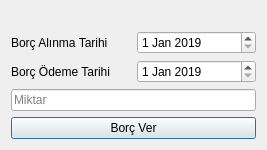
<?xml version="1.0" encoding="UTF-8"?>
<ui version="4.0">
 <class>BorcVerDialog</class>
 <widget class="QDialog" name="BorcVerDialog">
  <property name="geometry">
   <rect>
    <x>0</x>
    <y>0</y>
    <width>267</width>
    <height>143</height>
   </rect>
  </property>
  <property name="windowTitle">
   <string>Borç Ver</string>
  </property>
  <layout class="QGridLayout" name="gridLayout">
   <item row="4" column="0" colspan="2">
    <widget class="QLineEdit" name="input_miktar">
     <property name="placeholderText">
      <string>Miktar</string>
     </property>
    </widget>
   </item>
   <item row="1" column="0">
    <widget class="QLabel" name="label_2">
     <property name="text">
      <string>Borç Alınma Tarihi</string>
     </property>
    </widget>
   </item>
   <item row="0" column="0" colspan="2">
    <widget class="QLabel" name="borc_ver_text">
     <property name="text">
      <string/>
     </property>
    </widget>
   </item>
   <item row="1" column="1">
    <widget class="QDateEdit" name="borc_tarihi">
     <property name="maximumDateTime">
      <datetime>
       <hour>23</hour>
       <minute>59</minute>
       <second>59</second>
       <year>2050</year>
       <month>12</month>
       <day>31</day>
      </datetime>
     </property>
     <property name="minimumDateTime">
      <datetime>
       <hour>0</hour>
       <minute>0</minute>
       <second>0</second>
       <year>2017</year>
       <month>1</month>
       <day>1</day>
      </datetime>
     </property>
     <property name="date">
      <date>
       <year>2019</year>
       <month>1</month>
       <day>1</day>
      </date>
     </property>
    </widget>
   </item>
   <item row="3" column="1">
    <widget class="QDateEdit" name="vade_tarihi">
     <property name="maximumDateTime">
      <datetime>
       <hour>23</hour>
       <minute>59</minute>
       <second>59</second>
       <year>2050</year>
       <month>12</month>
       <day>31</day>
      </datetime>
     </property>
     <property name="minimumDateTime">
      <datetime>
       <hour>0</hour>
       <minute>0</minute>
       <second>0</second>
       <year>2018</year>
       <month>1</month>
       <day>1</day>
      </datetime>
     </property>
     <property name="date">
      <date>
       <year>2019</year>
       <month>1</month>
       <day>1</day>
      </date>
     </property>
    </widget>
   </item>
   <item row="3" column="0">
    <widget class="QLabel" name="label_3">
     <property name="text">
      <string>Borç Ödeme Tarihi</string>
     </property>
    </widget>
   </item>
   <item row="5" column="0" colspan="2">
    <widget class="QPushButton" name="btn_borc_ver">
     <property name="text">
      <string>Borç Ver</string>
     </property>
    </widget>
   </item>
  </layout>
 </widget>
 <resources/>
 <connections/>
</ui>
